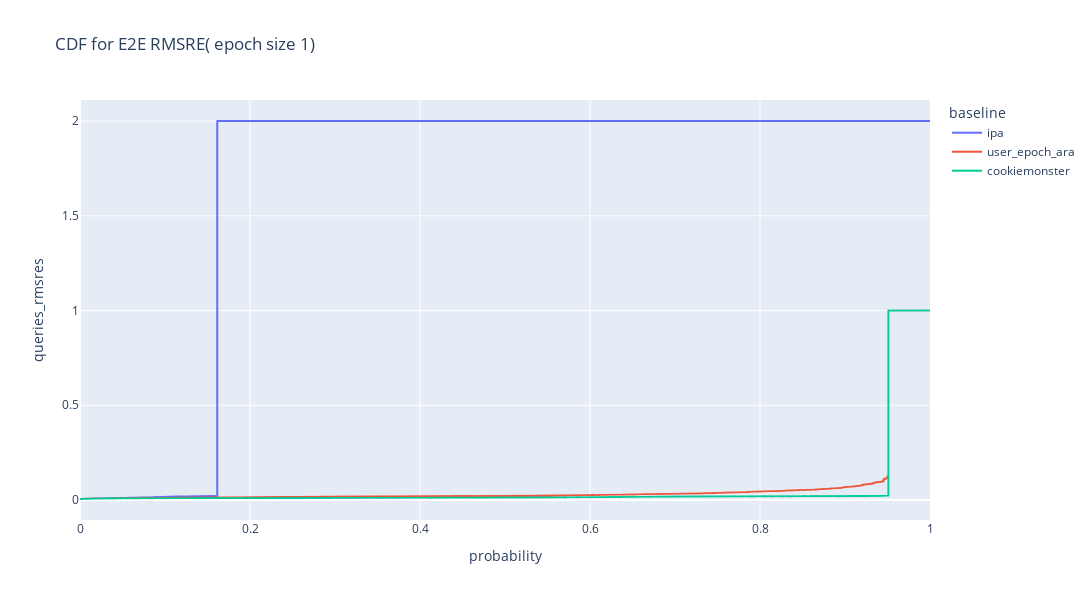
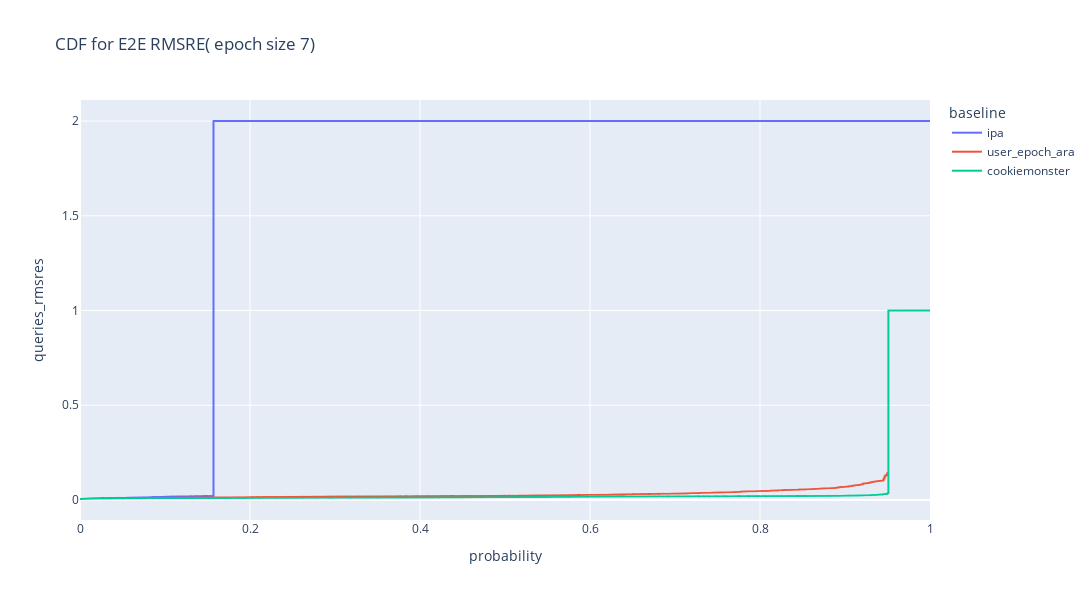
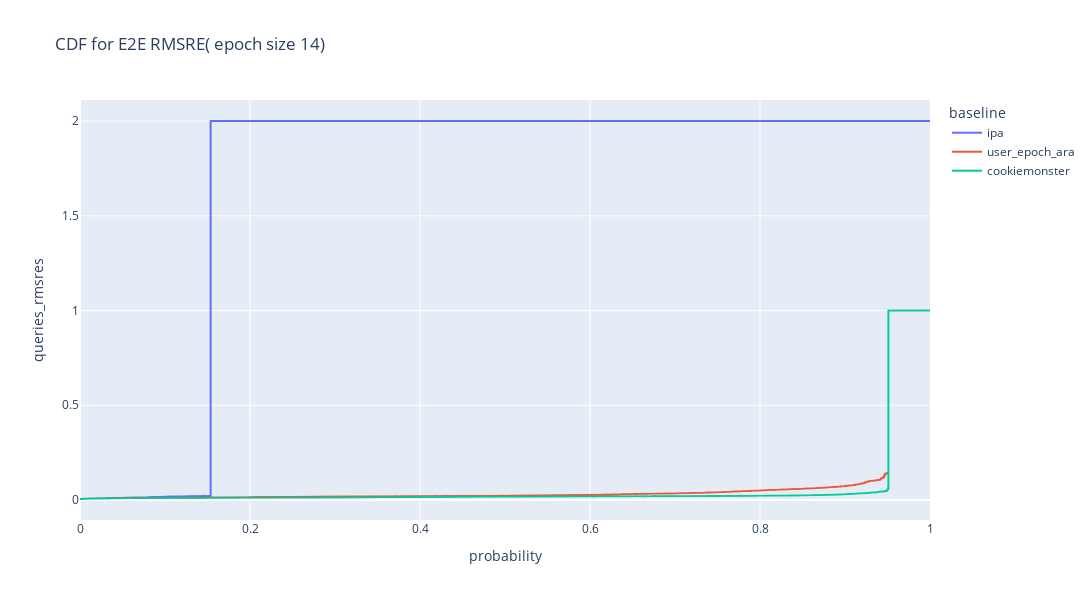

Write notebook code for charts like these, in order.
### Code cell
for e in [1, 7, 14]:
    u.plot_bias_rmsre_cdf(results, epoch_size=e, by_destination=False)

### Figure 1 — Plotly figure (JSON) as saved in the notebook; plotly's stock layout.template omitted (floating-point values rounded to 4 significant figures; data arrays with more than 128 entries replaced by an {"elided": "..."} marker saying what was removed)
{"data": [{"hovertemplate": "baseline=ipa<br>probability=%{x}<br>queries_rmsres=%{y}<extra></extra>", "legendgroup": "ipa", "line": {"dash": "solid", "shape": "hv"}, "marker": {"color": "#636efa", "symbol": "circle"}, "mode": "lines", "name": "ipa", "showlegend": true, "type": "scattergl", "x": {"elided": "898 float values"}, "xaxis": "x", "y": {"elided": "898 float values"}, "yaxis": "y"}, {"hovertemplate": "baseline=user_epoch_ara<br>probability=%{x}<br>queries_rmsres=%{y}<extra></extra>", "legendgroup": "user_epoch_ara", "line": {"dash": "solid", "shape": "hv"}, "marker": {"color": "#EF553B", "symbol": "circle"}, "mode": "lines", "name": "user_epoch_ara", "showlegend": true, "type": "scattergl", "x": {"elided": "898 float values"}, "xaxis": "x", "y": {"elided": "898 float values"}, "yaxis": "y"}, {"hovertemplate": "baseline=cookiemonster<br>probability=%{x}<br>queries_rmsres=%{y}<extra></extra>", "legendgroup": "cookiemonster", "line": {"dash": "solid", "shape": "hv"}, "marker": {"color": "#00cc96", "symbol": "circle"}, "mode": "lines", "name": "cookiemonster", "showlegend": true, "type": "scattergl", "x": {"elided": "898 float values"}, "xaxis": "x", "y": {"elided": "898 float values"}, "yaxis": "y"}], "layout": {"height": 600, "legend": {"title": {"text": "baseline"}, "tracegroupgap": 0}, "title": {"text": "CDF for E2E RMSRE( epoch size 1)"}, "width": 1100, "xaxis": {"anchor": "y", "domain": [0, 1], "rangemode": "tozero", "title": {"text": "probability"}}, "yaxis": {"anchor": "x", "domain": [0, 1], "title": {"text": "queries_rmsres"}}}}

### Figure 2 — Plotly figure (JSON) as saved in the notebook; plotly's stock layout.template omitted (floating-point values rounded to 4 significant figures; data arrays with more than 128 entries replaced by an {"elided": "..."} marker saying what was removed)
{"data": [{"hovertemplate": "baseline=ipa<br>probability=%{x}<br>queries_rmsres=%{y}<extra></extra>", "legendgroup": "ipa", "line": {"dash": "solid", "shape": "hv"}, "marker": {"color": "#636efa", "symbol": "circle"}, "mode": "lines", "name": "ipa", "showlegend": true, "type": "scattergl", "x": {"elided": "898 float values"}, "xaxis": "x", "y": {"elided": "898 float values"}, "yaxis": "y"}, {"hovertemplate": "baseline=user_epoch_ara<br>probability=%{x}<br>queries_rmsres=%{y}<extra></extra>", "legendgroup": "user_epoch_ara", "line": {"dash": "solid", "shape": "hv"}, "marker": {"color": "#EF553B", "symbol": "circle"}, "mode": "lines", "name": "user_epoch_ara", "showlegend": true, "type": "scattergl", "x": {"elided": "898 float values"}, "xaxis": "x", "y": {"elided": "898 float values"}, "yaxis": "y"}, {"hovertemplate": "baseline=cookiemonster<br>probability=%{x}<br>queries_rmsres=%{y}<extra></extra>", "legendgroup": "cookiemonster", "line": {"dash": "solid", "shape": "hv"}, "marker": {"color": "#00cc96", "symbol": "circle"}, "mode": "lines", "name": "cookiemonster", "showlegend": true, "type": "scattergl", "x": {"elided": "898 float values"}, "xaxis": "x", "y": {"elided": "898 float values"}, "yaxis": "y"}], "layout": {"height": 600, "legend": {"title": {"text": "baseline"}, "tracegroupgap": 0}, "title": {"text": "CDF for E2E RMSRE( epoch size 7)"}, "width": 1100, "xaxis": {"anchor": "y", "domain": [0, 1], "rangemode": "tozero", "title": {"text": "probability"}}, "yaxis": {"anchor": "x", "domain": [0, 1], "title": {"text": "queries_rmsres"}}}}

### Figure 3 — Plotly figure (JSON) as saved in the notebook; plotly's stock layout.template omitted (floating-point values rounded to 4 significant figures; data arrays with more than 128 entries replaced by an {"elided": "..."} marker saying what was removed)
{"data": [{"hovertemplate": "baseline=ipa<br>probability=%{x}<br>queries_rmsres=%{y}<extra></extra>", "legendgroup": "ipa", "line": {"dash": "solid", "shape": "hv"}, "marker": {"color": "#636efa", "symbol": "circle"}, "mode": "lines", "name": "ipa", "showlegend": true, "type": "scattergl", "x": {"elided": "898 float values"}, "xaxis": "x", "y": {"elided": "898 float values"}, "yaxis": "y"}, {"hovertemplate": "baseline=user_epoch_ara<br>probability=%{x}<br>queries_rmsres=%{y}<extra></extra>", "legendgroup": "user_epoch_ara", "line": {"dash": "solid", "shape": "hv"}, "marker": {"color": "#EF553B", "symbol": "circle"}, "mode": "lines", "name": "user_epoch_ara", "showlegend": true, "type": "scattergl", "x": {"elided": "898 float values"}, "xaxis": "x", "y": {"elided": "898 float values"}, "yaxis": "y"}, {"hovertemplate": "baseline=cookiemonster<br>probability=%{x}<br>queries_rmsres=%{y}<extra></extra>", "legendgroup": "cookiemonster", "line": {"dash": "solid", "shape": "hv"}, "marker": {"color": "#00cc96", "symbol": "circle"}, "mode": "lines", "name": "cookiemonster", "showlegend": true, "type": "scattergl", "x": {"elided": "898 float values"}, "xaxis": "x", "y": {"elided": "898 float values"}, "yaxis": "y"}], "layout": {"height": 600, "legend": {"title": {"text": "baseline"}, "tracegroupgap": 0}, "title": {"text": "CDF for E2E RMSRE( epoch size 14)"}, "width": 1100, "xaxis": {"anchor": "y", "domain": [0, 1], "rangemode": "tozero", "title": {"text": "probability"}}, "yaxis": {"anchor": "x", "domain": [0, 1], "title": {"text": "queries_rmsres"}}}}
